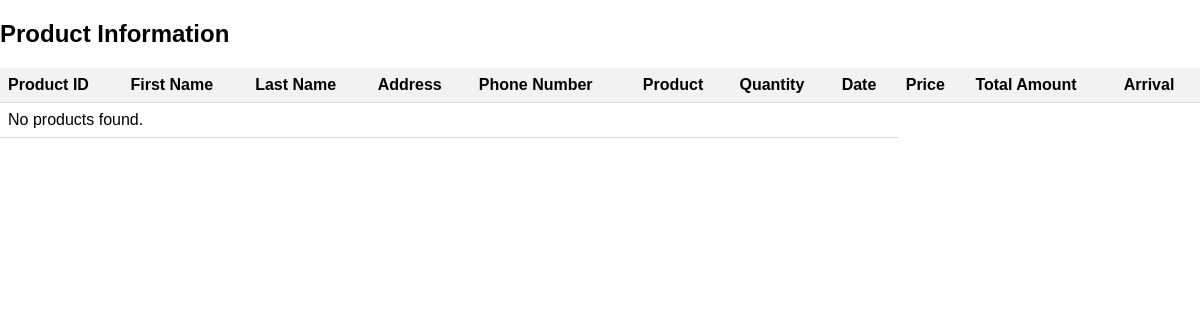
Page /admin/index.php on the earlier database version.
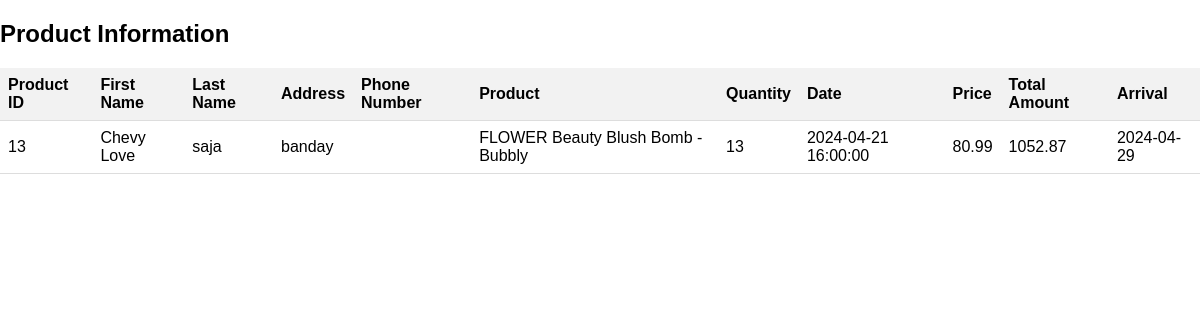
Same page on the later database version.
### tables this page shows
CREATE TABLE `product` (
  `id` int NOT NULL,
  `user_id` int DEFAULT NULL,
  `fname` varchar(100) NOT NULL,
  `lname` varchar(100) NOT NULL,
  `product` varchar(100) NOT NULL,
  `qty` varchar(100) NOT NULL,
  `date` timestamp NULL DEFAULT NULL,
  `price` varchar(100) DEFAULT NULL,
  `total_amount` varchar(100) DEFAULT NULL,
  `product_arrival` date DEFAULT NULL,
  `address` varchar(100) DEFAULT NULL
);

### admin/index.php (the view, shortened to what this page needs)
<!DOCTYPE html>
<html>
<head>
</head>
<body>
<h2>Product Information</h2>
<table>
    <tr>
        <th>Product ID</th>
        <th>First Name</th>
        <th>Last Name</th>
        <th>Address</th>
         <th>Phone Number</th>
        <th>Product</th>
        <th>Quantity</th>
        <th>Date</th>
        <th>Price</th>
        <th>Total Amount</th>
         <th>Arrival</th>
    </tr>
    <?php
    require '../config.php';
    $sql = "SELECT * FROM product";
    $result = mysqli_query($conn, $sql);
    if (mysqli_num_rows($result) > 0) {
        while ($row = mysqli_fetch_assoc($result)) {
            echo "<tr>";
            echo "<td>" . $row["id"] . "</td>";
            echo "<td>" . $row["fname"] . "</td>";
            echo "<td>" . $row["lname"] . "</td>";
            echo "<td>" . $row["address"] . "</td>";
             echo "<td>" . $row["phone_num"] . "</td>";
            echo "<td>" . $row["product"] . "</td>";
            echo "<td>" . $row["qty"] . "</td>";
            echo "<td>" . $row["date"] . "</td>";
            echo "<td>" . $row["price"] . "</td>";
            echo "<td>" . $row["total_amount"] . "</td>";
                echo "<td>" . $row["product_arrival"] . "</td>";
            echo "</tr>";
        }
    } else {
        echo "<tr><td colspan='8'>No products found.</td></tr>";
    }
    ?>
</table>
</body>
</html>

Differences in the rows shown:
added product: id "13", fname "Chevy Love", lname "saja", address "banday", product "FLOWER Beauty Blush Bomb - Bubbly", qty "13", date "2024-04-21 16:00:00", price "80.99", total_amount "1052.87", product_arrival "2024-04-29"
Other differences:
text no longer shown: "No products found."
